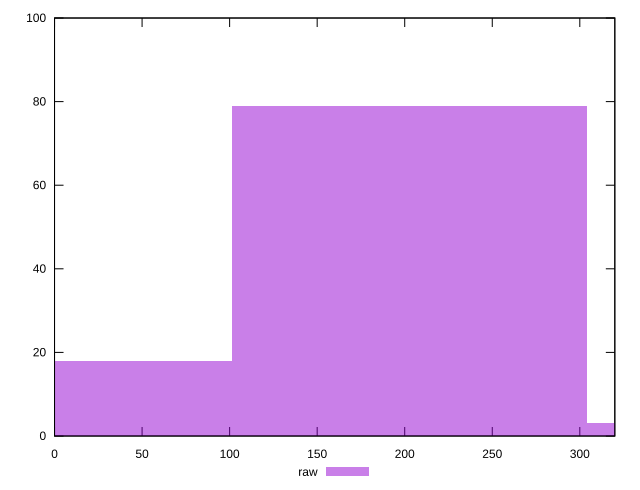

Write the gnuplot code that produced this figure.
reset

$raw <<EOF
202.75877370476186 79
0 18
405.51754740952373 3
EOF

set key outside below
set boxwidth 202.75877370476186
set xrange [0:320]
set yrange [0:100]
set trange [0:100]
set style fill transparent solid 0.5 noborder
set terminal svg size 640, 490 enhanced background rgb 'white'
set output "report_00013_2021-02-09T12-04-24.940Z/offscreen-images/samples/pages/raw/histogram.svg"

plot $raw title "raw" with boxes

reset
